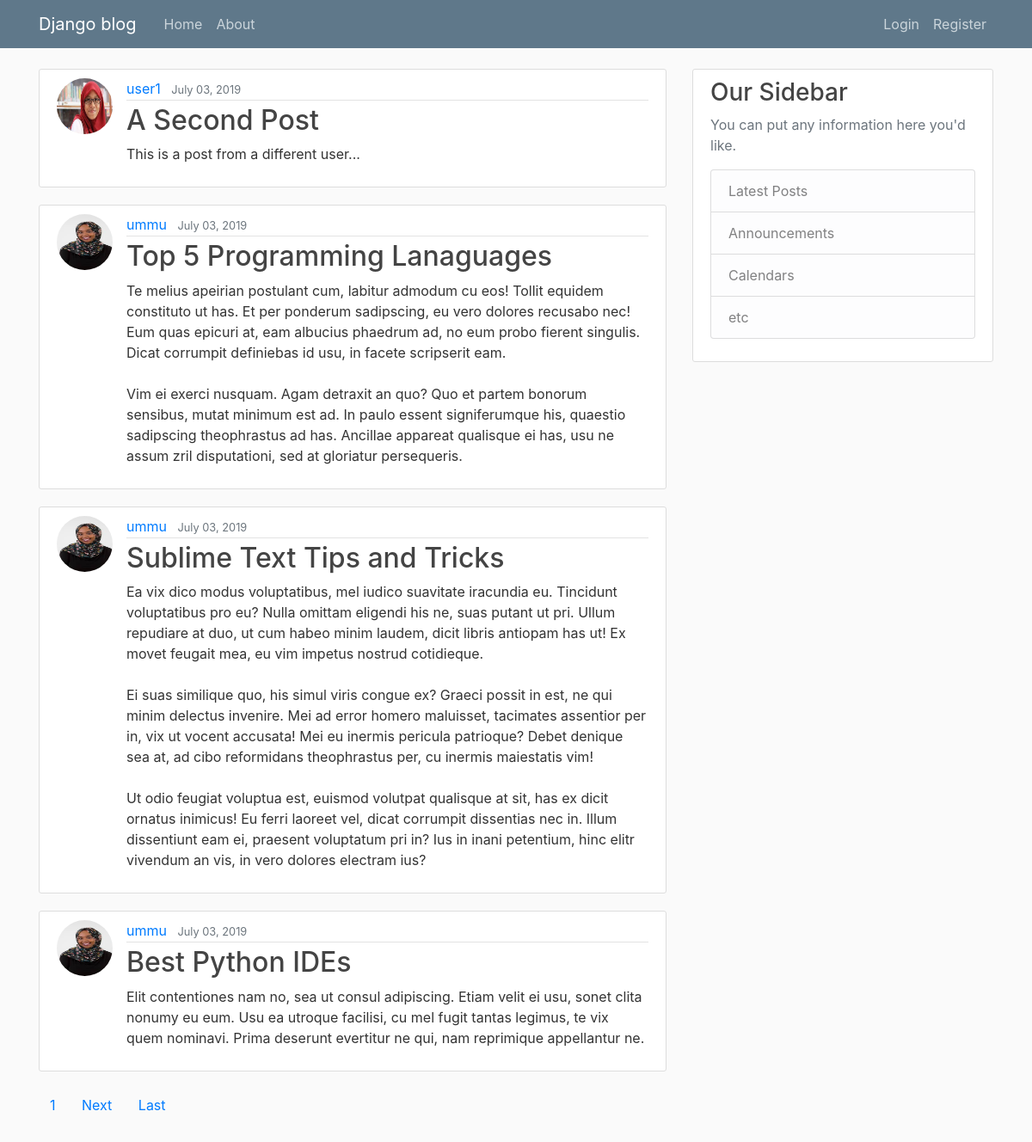
The page / on the database its author committed.
### blog/models.py (models this page shows, shortened)
class Post(models.Model):
    title = models.CharField(max_length=100)
    content = models.TextField()
    Date_posted = models.DateTimeField(default=timezone.now)
    author = models.ForeignKey(User, on_delete=models.CASCADE)

### users/models.py (models this page shows, shortened)
class Profile(models.Model):
    user = models.OneToOneField(User, on_delete=models.CASCADE)
    image = models.ImageField(default='default.jpg', upload_to='profile_pics')

### blog/views.py (the view)
# urls.py: path('', PostListView.as_view(), name='blog-home'),
class PostListView(ListView):
    model = Post
    template_name = 'blog/home.html' #<app>/<model>_<viewtype>.html
    context_object_name = 'posts'
    paginate_by = 4

### blog/templates/blog/home.html (shortened to what this page needs)
{% extends 'blog/base.html' %}
{% block content %}
  {% for post in posts %}
      <article class="media content-section">
        <img class="rounded-circle article-img" src="{{ post.author.profile.image.url }}">
            <div class="media-body">
              <div class="article-metadata">
                <a class="mr-2" href="{% url 'user-posts' post.author.username %}">{{ post.author }}</a>
                <small class="text-muted">{{ post.Date_posted|date:"F d, Y" }}</small>
              </div>
              <h2><a class="article-title" href="{% url 'post-detail' post.id %}">{{ post.title }}</a></h2>
              <p class="article-content">{{ post.content }}</p>
            </div>
          </article>
  {% endfor %}
  {% if is_paginated %}
    {% for num in page_obj.paginator.page_range %}
      {% if page_obj.number == num %}
        <a class="btn btn-outline-infor mb-4" href="?page={{ num }}">{{ num }}</a>
      {% elif num > page_obj.number|add:'-3' and num < page_obj.number|add:'-3' %}
        <a class="btn btn-outline-infor mb-4" href="?page={{ num }}">{{ num }}</a>
      {% endif %}
    {% endfor %}
     {% if page_obj.has_next %}
      <a class="btn btn-outline-infor mb-4" href="?page={{ page_obj.next_page_number }}">Next</a>
      <a class="btn btn-outline-infor mb-4" href="?page={{ page_obj.paginator.num_pages }}">Last</a>
    {% endif %}
  {% endif %}
{% endblock content %}

### blog/templates/blog/base.html (shortened to what this page needs)
{% load static %}
<!DOCTYPE html>
<html>
<head>
    <link rel="stylesheet" href="https://maxcdn.bootstrapcdn.com/bootstrap/4.0.0/css/bootstrap.min.css">
    <link rel="stylesheet" href="{% static 'blog/main.css' %}">
</head>
<body>
    <header class="site-header">
      <nav class="navbar navbar-expand-md navbar-dark bg-steel fixed-top">
        <div class="container">
          <a class="navbar-brand mr-4" href="{% url 'blog-home' %}">Django blog</a>
          <div class="collapse navbar-collapse" id="navbarToggle">
            <div class="navbar-nav mr-auto">
              <a class="nav-item nav-link" href="{% url 'blog-home' %}">Home</a>
              <a class="nav-item nav-link" href="{% url 'blog-about' %}">About</a>
            </div>
            <div class="navbar-nav">
               {% if user.is_authenticated %}
                  <a class="nav-item nav-link" href="{% url 'post-create' %}">New Post</a>
                  <a class="nav-item nav-link" href="{% url 'profile' %}">profile</a>
                  <a class="nav-item nav-link" href="{% url 'logout' %}">Logout</a>
               {% else %}
                  <a class="nav-item nav-link" href="{% url 'login' %}">Login</a>
                  <a class="nav-item nav-link" href="{% url 'register' %}">Register</a>
               {% endif %}
            </div>
          </div>
        </div>
      </nav>
    </header>
     <main role="main" class="container">
      <div class="row">
        <div class="col-md-8">
          {% block content %}{% endblock %}
        </div>
        <div class="col-md-4">
          <div class="content-section">
            <h3>Our Sidebar</h3>
            <p class='text-muted'>You can put any information here you'd like.
              <ul class="list-group">
                <li class="list-group-item list-group-item-light">Latest Posts</li>
                <li class="list-group-item list-group-item-light">Announcements</li>
                <li class="list-group-item list-group-item-light">Calendars</li>
                <li class="list-group-item list-group-item-light">etc</li>
              </ul>
            </p>
          </div>
        </div>
      </div>
    </main>
</body>
</html>

### blog/static/blog/main.css (style rules this page uses)
body { background: #fafafa; color: #333333; margin-top: 5rem; }
h1, h2, h3, h4, h5, h6 { color: #444444; }
ul { margin: 0; }
.bg-steel { background-color: #5f788a; }
.site-header .navbar-nav .nav-link { color: #cbd5db; }
.content-section { background: #ffffff; padding: 10px 20px; border: 1px solid #dddddd; border-radius: 3px; margin-bottom: 20px; }
.article-title { color: #444444; }
.article-content { white-space: pre-line; }
.article-img { height: 65px; width: 65px; margin-right: 16px; }
.article-metadata { padding-bottom: 1px; margin-bottom: 4px; border-bottom: 1px solid #e3e3e3 }

### rows shown on the page
Post: author.profile.image (placeholder picture), author "user1", Date_posted "July 03, 2019", title "A Second Post", content "This is a post from a different user..."
Post: author.profile.image (picture), author "ummu", Date_posted "July 03, 2019", title "Top 5 Programming Lanaguages", content "Te melius apeirian postulant cum, labitur admodum cu eos! Tollit equidem constituto ut has. Et per ponderum sadipscing, eu vero dolores recusabo nec! Eum quas epicuri at, eam albucius phaedrum ad, no eum probo fierent singulis. Dicat corrumpit definiebas id usu, in facete scripserit eam. Vim ei exerci nusquam. Agam detraxit an quo? Quo et partem bonorum sensibus, mutat minimum est ad. In paulo essent signiferumque his, quaestio sadipscing theophrastus ad has. Ancillae appareat qualisque ei has, usu ne assum zril disputationi, sed at gloriatur persequeris."
Post: author.profile.image (picture), author "ummu", Date_posted "July 03, 2019", title "Sublime Text Tips and Tricks", content "Ea vix dico modus voluptatibus, mel iudico suavitate iracundia eu. Tincidunt voluptatibus pro eu? Nulla omittam eligendi his ne, suas putant ut pri. Ullum repudiare at duo, ut cum habeo minim laudem, dicit libris antiopam has ut! Ex movet feugait mea, eu vim impetus nostrud cotidieque. Ei suas similique quo, his simul viris congue ex? Graeci possit in est, ne qui minim delectus invenire. Mei ad error homero maluisset, tacimates assentior per in, vix ut vocent accusata! Mei eu inermis pericula patrioque? Debet denique sea at, ad cibo reformidans theophrastus per, cu inermis maiestatis vim! Ut odio feugiat voluptua est, euismod volutpat qualisque at sit, has ex dicit ornatus inimicus! Eu…"
Post: author.profile.image (picture), author "ummu", Date_posted "July 03, 2019", title "Best Python IDEs", content "Elit contentiones nam no, sea ut consul adipiscing. Etiam velit ei usu, sonet clita nonumy eu eum. Usu ea utroque facilisi, cu mel fugit tantas legimus, te vix quem nominavi. Prima deserunt evertitur ne qui, nam reprimique appellantur ne."

### other values the page prints
{{ num }} "1"
